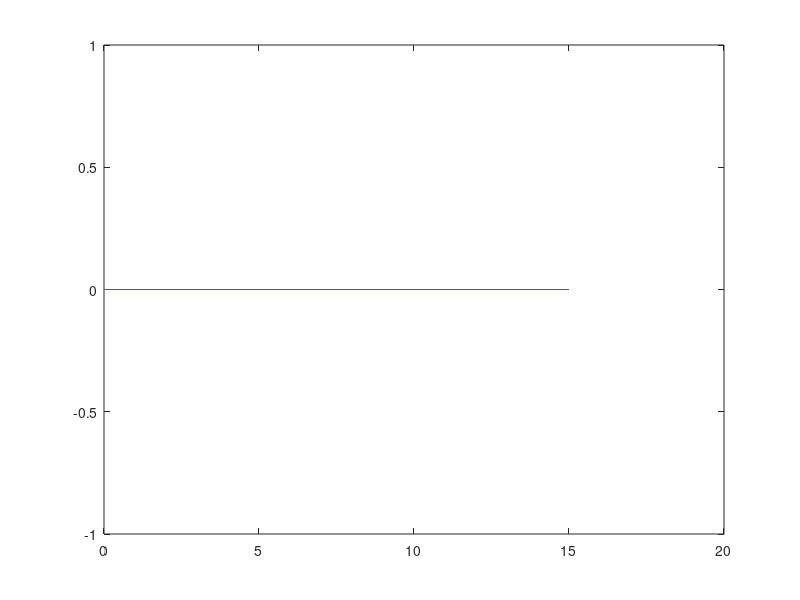

MATLAB code for this plot: (Note: this script raises an error after producing the figure.)
% dft31 Run dft on trivial time domain function
%
% Copyright 2013 Ke-Wei Ma
%
% Creates time domain data and applies DFT
% techniques to reconstruct using Fourier.
% Based on BASIC code from "Understanding the
% FFT" by Anders E. Zonst

pi2 = 2 * pi;
k1 = pi / 8;
k2 = 1 / pi;
y = zeros(1,16);
fc = zeros(1,16);
fs = zeros(1,16);
ks = zeros(1,16);

%*****************
%*  Prompt User  *
%*****************
prompt = 'Select input waveform\n1 - Cosine\n2 - Random Amplitude\n3 - "Perfect" triangle wave\n';
choice = input(prompt);

%**************************
%*  Generate function     *
%**************************
% Ideally it is not hardcoded for length but so is the book example.
switch choice
    case 1
        
        i = 0:15;
        k3 = i * k1;
        y = cos(k3) + cos(3*k3)  ./ 9 + cos(5*k3) ./ 25 + cos(7*k3) ./49;
        i = 1:2:7;
        kc(i+1) = 1 ./ i.^2;        % adjust indexing because BASIC is base 0 and
                                    % Matlab is base 1.  Stupid code.
    case 2
        
    case 3 
        k2 = pi^2/8;
        k3 = k2/4;
        i = 0:7;
        y = k2 - k3 * i;
        i = 8:15;
        y(9:16) = k3 * i - 3*k2;
end

% Plot input wave form.  Too bad BASIC doesn't support easy graphics!
x = 0:15;
plot(x,y);
    

%**************************
% Solve for components    *
%**************************
j = 0:15;
i = 0:15;
fc = sum( cos(j'*i*k1) .* repmat(y',1,16)',2) ./ 16;
fs = sum( sin(j'*i*k1) .* repmat(y',1,16)',2) ./ 16;

%**************************
%*  Print column headers  *
%**************************
fprintf('%4s\t%8s\t%8s\t%8s\t%8s\n','FREQ','F(COS)','F(SIN)','Y(COS)','Y(SIN)');

%******************
% Print Output    *
%******************
for i=1:16
    fprintf('%4i\t%8.5f\t%8.5f\t%8.5f\t%8.5f\n',i, fc(i), fs(i),kc(i),ks(i));
end
